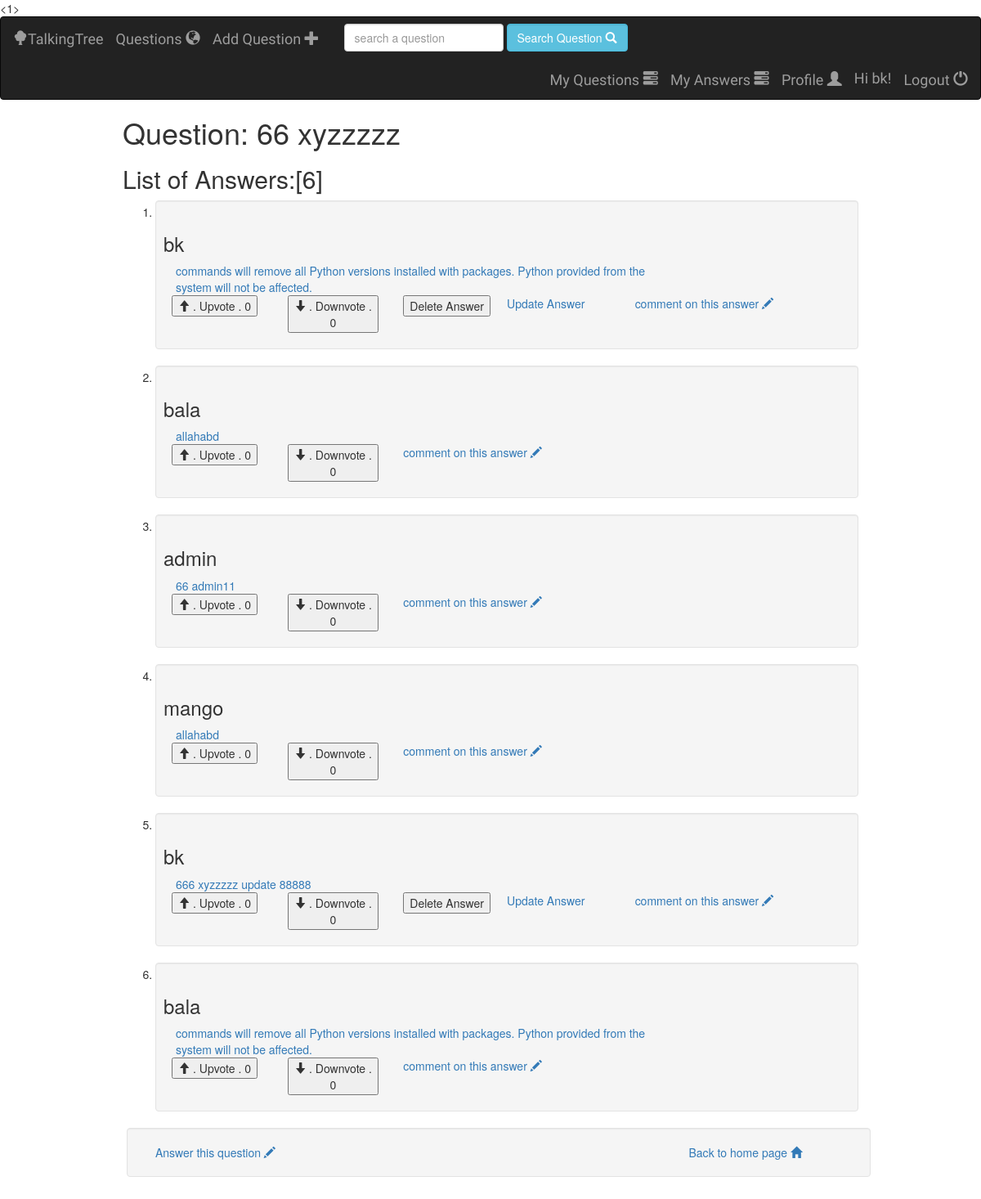
The app's page /talkingtree/6/ (signed in) with its own data.
### talkingtree/models.py (models this page shows, shortened)
class Question(models.Model):
    user = models.ForeignKey(User, on_delete=models.DO_NOTHING, default=None)
    question_text = models.CharField(max_length=200)
    created_date = models.DateTimeField(default=datetime.now())
    class Meta:
        ordering = ['-id']

class Answer(models.Model):
    question = models.ForeignKey(Question, on_delete=models.CASCADE)
    user = models.ForeignKey(User, on_delete=models.DO_NOTHING, default=None)
    answer_text = models.CharField(max_length=200)
    created_date = models.DateTimeField(default=datetime.now())
    class Meta:
        ordering = ['-id']

### talkingtree/views.py (the view)
# urls.py: url(r'^(?P<question_id>[0-9]+)/$', views.answer, name='answer'),
def answer(request, question_id):
    try:
        question = Question.objects.get(pk=question_id)
        all_answer = Answer.objects.filter(question_id=question_id)
        count_answer = question.answer_set.count();
        count_upvoteanswer = Upvoteanswer.objects.filter(upvote=True).count()
        count_downvoteanswer = Upvoteanswer.objects.filter(upvote=False).count()
        answers = []
        for item in all_answer:
            count_upvoteanswer = Upvoteanswer.objects.filter(upvote=True, answer=item).count()
            count_downvoteanswer = Upvoteanswer.objects.filter(upvote=False, answer=item).count()
            answers.append({
                'answer':item,
                'count_upvoteanswer':count_upvoteanswer,
                'count_downvoteanswer':count_downvoteanswer
            })
    except Question.DoesNotExist:
        raise Http404('Answer Does not Exist.')
    return render(request, 'talkingtree/answer.html', {
        'question' : question, 'all_answer': answers, 'count_answer': count_answer, 'count_upvoteanswer': count_upvoteanswer ,'count_downvoteanswer':count_downvoteanswer})

### talkingtree/templates/talkingtree/answer.html (shortened to what this page needs)
 {% extends 'talkingtree/base.html' %}
 {%  block body %}
    <h1> Question: {{ question.question_text }}</h1>
    {% if all_answer %}
        <h2> List of Answers:[{{ count_answer }}] </h2>
        <ol>
            {% for answer in all_answer %}
            <li>
            <div class="well">
                <div class="row">
                    <div class="" style="margin-left: 5px">
                        <h3>{{  answer.answer.user  }}</h3>
                        <div  class="col-sm-9">
                            <a href="{% url 'talkingtree:comment' answer.answer.id %}"> {{ answer.answer.answer_text }}</a>
                        </div>
                    </div>
                </div>
                <div class="row">
                    <div class="col-sm-2">
                        <form action="{% url 'talkingtree:upvotes_answer' answer.answer.id %}" method="post">
                            <button type="submit">
                                <span class="glyphicon glyphicon-arrow-up"></span>
                                . Upvote . {{ answer.count_upvoteanswer }}
                            </button>
                        </form>
                    </div>
                    <div class="col-sm-2">
                        <form action="{% url 'talkingtree:downvotes_answer' answer.answer.id %}" method="post">
                            <button type="submit">
                                <span class="glyphicon glyphicon-arrow-down"></span>
                                . Downvote . {{ answer.count_downvoteanswer }}
                            </button>
                        </form>
                    </div>
                    {% if answer.answer.user == user %}
                        <div class="col-sm-2">
                            <form method="POST" action="{% url 'talkingtree:delete-answer'   answer.answer.id  %}">
                                <input type="submit" value="Delete Answer">
                            </form>
                        </div>
                    <div class="col-sm-2">
                        <div class="row">
                            <a href="{% url 'talkingtree:update-answer' answer.answer.id  %}">
                                Update Answer
                            </a>
                        </div>
                    </div>
                {% endif %}
                {% if user.is_authenticated %}
                    <div  class="col-sm-4"><a href="{% url 'talkingtree:add-comment' %}">
                        comment on this answer
                        <span  class="glyphicon glyphicon-pencil" aria-hidden="true"> </span></a>
                    </div>
                {% endif %}
                </div>
            </div>
            </li>
            {% endfor %}
        </ol>
        {% else %}
       <div class="alert alert-danger">
        No answer found. People are searching for a better answer to this question.
       </div>
    {% endif %}
             <div class="well row" style="margin-left: 5px">
                 {% if user.is_authenticated %}
                    <div  class="col-sm-9"><a href="{% url 'talkingtree:add-answer' %}">
                        Answer this question
                        <span  class="glyphicon glyphicon-pencil" aria-hidden="true"> </span></a>
                    </div>
                 {% endif %}
                <div  class="col-sm-3">
                    <a href="/talkingtree/"> Back to home page  <span  class="glyphicon glyphicon-home" aria-hidden="true"> </span></a>
                </div>
            </div>
 {% endblock %}

### talkingtree/templates/talkingtree/base.html (shortened to what this page needs)
    <!DOCTYPE html>
    <html lang="en">
    <head>
      {% load staticfiles %}
      <link rel="stylesheet" type="text/css" href="{% static 'talkingtree/style.css' %}">
      <link rel="stylesheet" href="https://maxcdn.bootstrapcdn.com/bootstrap/3.3.7/css/bootstrap.min.css">
    </head>
    <body>
<1>
    <nav class="navbar navbar-inverse">
      <div class="container-fluid">
        <div class="navbar-header">
          <a class="navbar-brand" href="{% url 'talkingtree:question' %}">
              <span  class="glyphicon glyphicon-tree-deciduous" aria-hidden="true"></span>TalkingTree</a>
        </div>
        <ul class="nav navbar-nav ">
          <li> <a class="navbar-brand" href="{% url 'talkingtree:question' %}">
              Questions  <span class="glyphicon glyphicon-globe" aria-hidden="true"></span>
          </a></li>
         {% if user.is_authenticated %}
            <li>
              <a class="navbar-brand" href="{% url 'talkingtree:add-question' %}">
                     Add Question <span  class="glyphicon glyphicon-plus" aria-hidden="true"></span>
              </a>
            </li>
         {% endif %}
        </ul>
          <form class="navbar-form navbar-left" role="search" method="get" action="#">
            <input type="text" class="form-control" name = "q" value="" placeholder="search a question">
             <button class="form-control btn btn-info" name = "searchBtn" >Search Question
             <span class="glyphicon glyphicon-search" aria-hidden="true"></span>
             </button>
          </form>
          <ul class="nav navbar-nav navbar-right">
                    {% if user.is_authenticated %}
                       <li>
                           <a class="navbar-brand" href="{% url 'talkingtree:myquestions' %}">
                                My Questions
                                <span class="glyphicon glyphicon-tasks" aria-hidden="true"></span>
                            </a>
                       </li>
                        <li>
                           <a class="navbar-brand" href="{% url 'talkingtree:myanswers' %}">
                                My Answers
                                <span class="glyphicon glyphicon-tasks" aria-hidden="true"></span>
                            </a>
                       </li>
                      <li class="">
                            <a class="navbar-brand" href="{% url 'talkingtree:profile' %}">
                                Profile <span class="glyphicon glyphicon-user" aria-hidden="true"></span>
                            </a>
                      </li>
                        <li class="">
                         <div class="navbar-brand">
                            Hi {{ user.username }}!
                            </div>
                        </li>
                        <li>
                            <a class="navbar-brand" href="{% url 'talkingtree:logout' %}">
                                Logout  <span  class="glyphicon glyphicon-off" aria-hidden="true"></span>
                            </a>
                        </li>
                    {% endif %}
          </ul>
      </div>
    </nav>
    <div style="margin: 5px 150px 150px 150px">
        {% block body %}
        {% endblock %}
    </div>
    </body>
    </html>

### talkingtree/static/talkingtree/style.css (style rules this page uses)
.navbar-brand { font-family: 'Satisfy', cursive; }

### records on screen
Question: question_text "66 xyzzzzz"
Answer: answer.user "bk", answer.answer_text "commands will remove all Python versions installed with packages. Python provided from the system will not be affected.", count_upvoteanswer "0", count_downvoteanswer "0"
Answer: answer.user "bala", answer.answer_text "allahabd", count_upvoteanswer "0", count_downvoteanswer "0"
Answer: answer.user "admin", answer.answer_text "66 admin11", count_upvoteanswer "0", count_downvoteanswer "0"
Answer: answer.user "mango", answer.answer_text "allahabd", count_upvoteanswer "0", count_downvoteanswer "0"
Answer: answer.user "bk", answer.answer_text "666 xyzzzzz update 88888", count_upvoteanswer "0", count_downvoteanswer "0"
Answer: answer.user "bala", answer.answer_text "commands will remove all Python versions installed with packages. Python provided from the system will not be affected.", count_upvoteanswer "0", count_downvoteanswer "0"

### other values on screen
{{ user.username }} "bk"
{{ count_answer }} "6"
